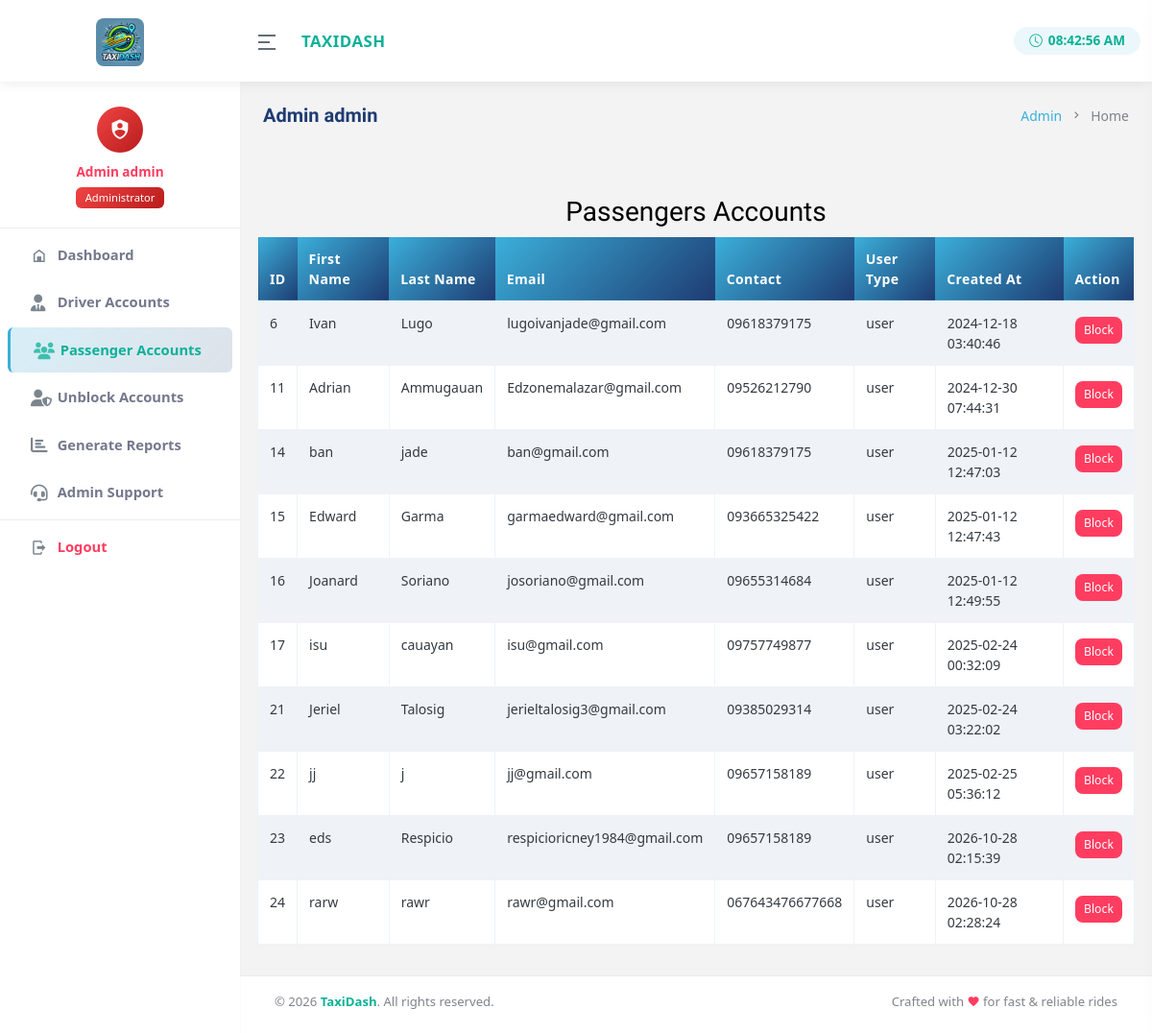
/-/admin-pass.php (signed in), run on the app's committed database.
### tables this page shows
CREATE TABLE `tbl_users` (
  `id` int(11) NOT NULL,
  `firstname` varchar(50) NOT NULL,
  `middlename` varchar(50) DEFAULT NULL,
  `lastname` varchar(50) NOT NULL,
  `email` varchar(100) NOT NULL,
  `password` varchar(255) NOT NULL,
  `contact` varchar(15) DEFAULT NULL,
  `profile_photo` varchar(255) DEFAULT NULL,
  `valid_id` varchar(255) DEFAULT NULL,
  `plate` varchar(20) NOT NULL,
  `address_proof` varchar(255) DEFAULT 'gcash.png',
  `user_type` enum('user','driver','admin') NOT NULL,
  `created_at` timestamp NULL DEFAULT current_timestamp(),
  `updated_at` timestamp NULL DEFAULT current_timestamp() ON UPDATE current_timestamp(),
  `status` tinyint(4) DEFAULT 1
);

### -/partials/admin-menu.php (called while the page is built)
<?php   include 'topbar.php';
        include 'admin-sidebar.php';
 ?>

### -/admin-pass.php (the view, shortened to what this page needs)
<?php include 'partials/main.php'; ?>
    <head>
        <link href="assets/libs/jqvmap/jqvmap.min.css" rel="stylesheet" />
        <?php include 'partials/head-css.php'; ?>
    </head>
    <body data-topbar="colored">
        <div id="layout-wrapper">
        <?php include 'partials/admin-menu.php'; ?>
            <div class="main-content">
                <div class="page-content">
                    <div class="container-fluid">
<div class="row">
    <div class="col-12">
        <div class="page-title-box d-sm-flex align-items-center justify-content-between">
            <h4 class="mb-sm-0"><?php echo $_SESSION['firstname'].' '.$_SESSION['lastname'] ?></h4>
            <div class="page-title-right">
                <ol class="breadcrumb m-0">
                    <li class="breadcrumb-item"><a href="javascript: void(0);"><?= 'Admin' ?></a></li>
                    <li class="breadcrumb-item active"><?= 'Home' ?></li>
                </ol>
            </div>
        </div>
    </div>
</div>
                        <div class="row mb-3">
<?php
include '../php/conn.php';
$sql = "SELECT `id`, `firstname`, `middlename`, `lastname`, `email`, `contact`, `user_type`, `created_at` FROM `tbl_users` WHERE user_type = 'user'  and status = 1";
$result = mysqli_query($conn, $sql);
?>
<div class="container mt-5">
    <h2 class="text-center">Passengers Accounts</h2>
<div class="table-responsive">
    <table id="dt_responsive_table" class="table table-striped table-responsive table-bordered">
        <thead>
            <tr>
                <th>ID</th>
                <th>First Name</th>
                <th>Last Name</th>
                <th>Email</th>
                <th>Contact</th>
                <th>User Type</th>
                <th>Created At</th>
                <th>Action</th>
            </tr>
        </thead>
        <tbody>
            <?php
            if (mysqli_num_rows($result) > 0) {
                while ($row = mysqli_fetch_assoc($result)) {
                    echo "<tr>
                            <td>{$row['id']}</td>
                            <td>{$row['firstname']}</td>
                            <td>{$row['lastname']}</td>
                            <td>{$row['email']}</td>
                            <td>{$row['contact']}</td>
                            <td>{$row['user_type']}</td>
                            <td>{$row['created_at']}</td>
                            <td>
                                <button class='btn btn-primary collapse btn-sm update-driver-btn'
                                    data-id='{$row['id']}'
                                    data-firstname='{$row['firstname']}'
                                    data-middlename='{$row['middlename']}'
                                    data-lastname='{$row['lastname']}'
                                    data-email='{$row['email']}'
                                    data-contact='{$row['contact']}'>
                                    Update
                                </button>
                                <button class='btn btn-danger mt-1 btn-sm delete-driver-btn' data-id='{$row['id']}'>Block</button>
                            </td>
                          </tr>";
                }
            } else {
                echo "<tr><td colspan='9' class='text-center'>No Passenger found</td></tr>";
            }
            ?>
        </tbody>
    </table>
    </div>
</div>
</div>
                    </div>
                </div>
                <?php include 'partials/footer.php'; ?>
            </div>
        </div>
    </body>
</html>

### -/partials/main.php (shortened to what this page needs)
<!doctype html>
<html lang="en">

### -/partials/head-css.php (shortened to what this page needs)
<link href="assets/css/bootstrap.min.css" id="bootstrap-style" rel="stylesheet" type="text/css" />
<link href="assets/css/icons.min.css" rel="stylesheet" type="text/css" />
<link href="assets/css/app.min.css" id="app-style" rel="stylesheet" type="text/css" />
<link href="assets/libs/datatables.net-bs4/css/dataTables.bootstrap4.min.css" rel="stylesheet" type="text/css" />
<link href="assets/libs/datatables.net-buttons-bs4/css/buttons.bootstrap4.min.css" rel="stylesheet" type="text/css" />
<link href="assets/libs/shepherd/shepherd.css" rel="stylesheet" type="text/css" />
<link href="assets/libs/datatables.net-responsive-bs4/css/responsive.bootstrap4.min.css" rel="stylesheet" type="text/css" />
<link href="https://cdn.jsdelivr.net/npm/bootstrap-icons/font/bootstrap-icons.css" rel="stylesheet">
<link href="assets/css/taxidash-enhance.css" rel="stylesheet" type="text/css" />

### -/partials/topbar.php (shortened to what this page needs)
<header id="page-topbar">
    <div class="navbar-header">
        <div class="d-flex align-items-center">
            <div class="navbar-brand-box text-center">
                <a href="#" class="logo logo-dark">
                    <span class="logo-lg">
                        <img src="../taxi.jpg" alt="TaxiDash" height="50" style="border-radius:8px; object-fit:cover;">
                    </span>
                </a>
            </div>
            <button type="button" class="btn btn-sm px-3 font-size-24 header-item waves-effect" id="vertical-menu-btn">
                <i class="ri-menu-2-line align-middle"></i>
            </button>
            <span class="d-none d-md-inline-block ms-2 fw-semibold text-primary" style="font-size:1.05rem; letter-spacing:0.5px;">
                TAXIDASH
            </span>
        </div>
        <div class="d-flex align-items-center gap-2">
            <div class="d-none d-sm-flex align-items-center px-3 py-1 rounded-pill" style="background:rgba(59,175,218,0.1); gap:6px;">
                <i class="bi bi-clock text-primary" style="font-size:0.85rem;"></i>
                <span id="live-clock" class="fw-semibold text-primary" style="font-size:0.85rem; min-width:80px;"></span>
            </div>
        </div>
    </div>
</header>

### -/partials/admin-sidebar.php
<div class="vertical-menu">
    <div data-simplebar class="h-100">
        <div id="sidebar-menu">
            <ul class="metismenu list-unstyled" id="side-menu">
                <li class="text-center py-3">
                    <div class="d-flex flex-column align-items-center">
                        <div class="rounded-circle d-flex align-items-center justify-content-center mb-2"
                             style="width:48px;height:48px;background:linear-gradient(135deg,#ef4444,#b91c1c);">
                            <i class="mdi mdi-shield-account text-white" style="font-size:1.4rem;"></i>
                        </div>
                        <span class="fw-bold text-danger" style="font-size:0.85rem;">
                            <?php echo isset($_SESSION['firstname']) ? htmlspecialchars($_SESSION['firstname'].' '.$_SESSION['lastname']) : 'Admin'; ?>
                        </span>
                        <span class="badge rounded-pill mt-1" style="background:linear-gradient(135deg,#ef4444,#b91c1c);font-size:0.7rem;">Administrator</span>
                    </div>
                </li>
                <hr class="my-1">
                <li>
                    <a href="admin-dashboard.php" class="waves-effect <?php echo (basename($_SERVER['PHP_SELF'])=='admin-dashboard.php')?'active':''; ?>">
                        <i class="mdi mdi-home-variant-outline"></i>
                        <span>Dashboard</span>
                    </a>
                </li>
                <li>
                    <a href="admin-driver.php" class="waves-effect <?php echo (basename($_SERVER['PHP_SELF'])=='admin-driver.php')?'active':''; ?>">
                        <i class="fas fa-user-tie"></i>
                        <span>Driver Accounts</span>
                    </a>
                </li>
                <li>
                    <a href="admin-pass.php" class="waves-effect <?php echo (basename($_SERVER['PHP_SELF'])=='admin-pass.php')?'active':''; ?>">
                        <i class="fas fa-users"></i>
                        <span>Passenger Accounts</span>
                    </a>
                </li>
                <li>
                    <a href="admin-block.php" class="waves-effect <?php echo (basename($_SERVER['PHP_SELF'])=='admin-block.php')?'active':''; ?>">
                        <i class="fas fa-user-shield"></i>
                        <span>Unblock Accounts</span>
                    </a>
                </li>
                <li>
                    <a href="admin-report.php" class="waves-effect <?php echo (basename($_SERVER['PHP_SELF'])=='admin-report.php')?'active':''; ?>">
                        <i class="fas fa-chart-bar"></i>
                        <span>Generate Reports</span>
                    </a>
                </li>
                <li>
                    <a href="admin-support.php" class="waves-effect <?php echo (basename($_SERVER['PHP_SELF'])=='admin-support.php')?'active':''; ?>">
                        <i class="fas fa-headset"></i>
                        <span>Admin Support</span>
                    </a>
                </li>
                <hr class="my-1">
                <li>
                    <a href="logout.php" class="waves-effect text-danger">
                        <i class="mdi mdi-logout"></i>
                        <span>Logout</span>
                    </a>
                </li>
            </ul>
        </div>
    </div>
</div>

### -/partials/footer.php
<footer class="footer" style="border-top:1px solid #e9ecef; background:#fff;">
    <div class="container-fluid">
        <div class="row align-items-center">
            <div class="col-sm-6">
                <span class="text-muted" style="font-size:0.82rem;">
                    &copy; <script>document.write(new Date().getFullYear())</script> <strong class="text-primary">TaxiDash</strong>. All rights reserved.
                </span>
            </div>
            <div class="col-sm-6 text-sm-end d-none d-sm-block">
                <span class="text-muted" style="font-size:0.82rem;">
                    Crafted with <i class="mdi mdi-heart text-danger"></i> for fast &amp; reliable rides
                </span>
            </div>
        </div>
    </div>
</footer>

### -/assets/css/taxidash-enhance.css (style rules this page uses)
.btn { transition: all 0.2s ease !important; border-radius: 8px !important; }
.vertical-menu { transition: width 0.3s ease !important; }
#side-menu li a { transition: background-color 0.2s ease, padding-left 0.2s ease !important; border-radius: 6px !important; margin: 2px 8px !important; }
#side-menu li a.active, #side-menu li.mm-active > a { background: linear-gradient(135deg, rgba(59,175,218,0.2), rgba(30,60,114,0.15)) !important; border-left: 3px solid #3bafda !important; }
#page-topbar { box-shadow: 0 2px 12px rgba(0,0,0,0.08) !important; }
.table thead th { background: linear-gradient(135deg, #3bafda, #1e3c72); color: white !important; border: none !important; font-weight: 600; letter-spacing: 0.4px; }
.table tbody tr { transition: background-color 0.15s ease; }
.badge { border-radius: 6px !important; font-weight: 500 !important; padding: 5px 10px !important; }
.breadcrumb { background: transparent !important; padding: 0 !important; }
.breadcrumb-item a { color: #3bafda !important; text-decoration: none; }
.footer { padding: 16px 24px !important; font-size: 0.85rem; color: #6c757d; }
.page-title-box h4 { font-size: 1.25rem; font-weight: 700; color: #1e3c72; }

### -/partials/head-css.php (style rules this page uses)
#side-menu { font-weight: bold !important; }
body { overflow-x: hidden; font-family: 'AvenirNext', 'Segoe UI', sans-serif !important; color: #212529; }
* { font-family: 'AvenirNext', 'Segoe UI', sans-serif; }

### -/admin-pass.php (style rules this page uses)
.badge { font-size: 0.85rem; }
.list-unstyled { line-height: 1.8; }

### data on the page
tbl_users: id "6", firstname "Ivan", lastname "Lugo", email "lugoivanjade@gmail.com", contact "09618379175", user_type "user", created_at "2024-12-18 03:40:46"
tbl_users: id "11", firstname "Adrian", lastname "Ammugauan", email "Edzonemalazar@gmail.com", contact "09526212790", user_type "user", created_at "2024-12-30 07:44:31"
tbl_users: id "14", firstname "ban", lastname "jade", email "ban@gmail.com", contact "09618379175", user_type "user", created_at "2025-01-12 12:47:03"
tbl_users: id "15", firstname "Edward", lastname "Garma", email "garmaedward@gmail.com", contact "093665325422", user_type "user", created_at "2025-01-12 12:47:43"
tbl_users: id "16", firstname "Joanard", lastname "Soriano", email "josoriano@gmail.com", contact "09655314684", user_type "user", created_at "2025-01-12 12:49:55"
tbl_users: id "17", firstname "isu", lastname "cauayan", email "isu@gmail.com", contact "09757749877", user_type "user", created_at "2025-02-24 00:32:09"
tbl_users: id "21", firstname "Jeriel", lastname "Talosig", email "jerieltalosig3@gmail.com", contact "09385029314", user_type "user", created_at "2025-02-24 03:22:02"
tbl_users: id "22", firstname "jj", lastname "j", email "jj@gmail.com", contact "09657158189", user_type "user", created_at "2025-02-25 05:36:12"
tbl_users: id "23", firstname "eds", lastname "Respicio", email "respicioricney1984@gmail.com", contact "09657158189", user_type "user", created_at "2026-10-28 02:15:39"
tbl_users: id "24", firstname "rarw", lastname "rawr", email "rawr@gmail.com", contact "067643476677668", user_type "user", created_at "2026-10-28 02:28:24"

### other printed values
$_SESSION['firstname'].' '.$_SESSION['lastname'] "Admin admin"
$_SESSION['firstname'] "Admin"
$_SESSION['lastname'] "admin"
